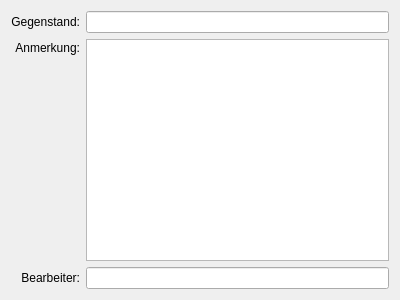
<?xml version="1.0" encoding="UTF-8"?>
<ui version="4.0">
 <class>PrintContentWidget</class>
 <widget class="QWidget" name="PrintContentWidget">
  <property name="geometry">
   <rect>
    <x>0</x>
    <y>0</y>
    <width>400</width>
    <height>300</height>
   </rect>
  </property>
  <property name="windowTitle">
   <string>Form</string>
  </property>
  <layout class="QVBoxLayout" name="verticalLayout">
   <item>
    <layout class="QGridLayout" name="gridLayout">
     <item row="0" column="0">
      <widget class="QLabel" name="label">
       <property name="text">
        <string>Gegenstand:</string>
       </property>
       <property name="alignment">
        <set>Qt::AlignRight|Qt::AlignTrailing|Qt::AlignVCenter</set>
       </property>
      </widget>
     </item>
     <item row="0" column="1">
      <widget class="QLineEdit" name="uiContentLedit"/>
     </item>
     <item row="1" column="1">
      <widget class="QPlainTextEdit" name="uiRemarkTedit">
       <property name="tabChangesFocus">
        <bool>true</bool>
       </property>
      </widget>
     </item>
     <item row="2" column="0">
      <widget class="QLabel" name="label_3">
       <property name="text">
        <string>Bearbeiter:</string>
       </property>
       <property name="alignment">
        <set>Qt::AlignRight|Qt::AlignTrailing|Qt::AlignVCenter</set>
       </property>
      </widget>
     </item>
     <item row="2" column="1">
      <widget class="QLineEdit" name="uiUserLedit"/>
     </item>
     <item row="1" column="0">
      <layout class="QVBoxLayout" name="verticalLayout_2">
       <item>
        <spacer name="verticalSpacer_2">
         <property name="orientation">
          <enum>Qt::Vertical</enum>
         </property>
         <property name="sizeType">
          <enum>QSizePolicy::Fixed</enum>
         </property>
         <property name="sizeHint" stdset="0">
          <size>
           <width>20</width>
           <height>2</height>
          </size>
         </property>
        </spacer>
       </item>
       <item>
        <widget class="QLabel" name="label_2">
         <property name="text">
          <string>Anmerkung:</string>
         </property>
         <property name="alignment">
          <set>Qt::AlignRight|Qt::AlignTrailing|Qt::AlignVCenter</set>
         </property>
        </widget>
       </item>
       <item>
        <spacer name="verticalSpacer">
         <property name="orientation">
          <enum>Qt::Vertical</enum>
         </property>
         <property name="sizeHint" stdset="0">
          <size>
           <width>20</width>
           <height>40</height>
          </size>
         </property>
        </spacer>
       </item>
      </layout>
     </item>
    </layout>
   </item>
  </layout>
 </widget>
 <resources/>
 <connections/>
</ui>
